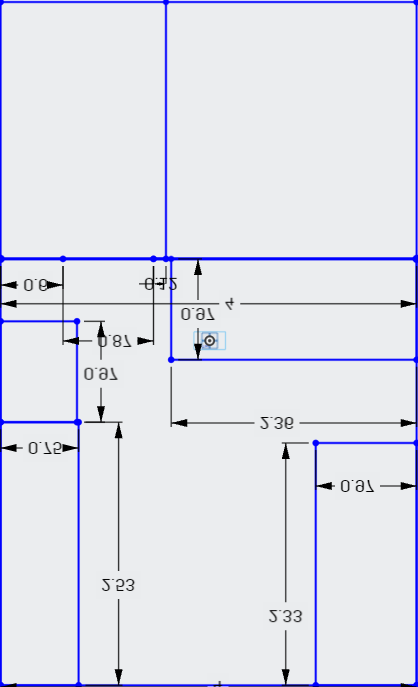
#> input picture LOMARProject/gridsearch/hartacameracamin.png, 418 x 687 px
$ python wifiandplot.py
#> lines starting #> are read from the running program, lines starting #| are printed output that depends on the picture
from matplotlib import pyplot as plt
import matplotlib.image as mpimg
import numpy as np

import sys
import subprocess
import time


interface = "wlp2s0"


# You can add or change the functions to parse the properties of each AP (cell)
# below. They take one argument, the bunch of text describing one cell in iwlist
# scan and return a property of that cell.

def get_name(cell):
    return matching_line(cell, "ESSID:")[1:-1]


def get_quality(cell):
    quality = matching_line(cell, "Quality=").split()[0].split('/')
    return str(int(round(float(quality[0]) / float(quality[1]) * 100))).rjust(3) + " %"


def get_channel(cell):
    return matching_line(cell, "Channel:")


# [20 lines left out: functions get_signal_level, get_encryption, not called in this run]


def get_address(cell):
    return matching_line(cell, "Address: ")


# Here's a dictionary of rules that will be applied to the description of each
# cell. The key will be the name of the column in the table. The value is a
# function defined above.

rules = {"Name": get_name,
         "Quality": get_quality,
         "Channel": get_channel,
         "Encryption": get_encryption,
         "Address": get_address,
         "Signal": get_signal_level
         }


# Here you can choose the way of sorting the table. sortby should be a key of
# the dictionary rules.

def sort_cells(cells):
    sortby = "Quality"
    reverse = True


# You can choose which columns to display here, and most importantly in what order. Of
# course, they must exist as keys in the dict rules.

columns = ["Name", "Address", "Quality", "Signal", "Channel", "Encryption"]


# Below here goes the boring stuff. You shouldn't have to edit anything below
# this point

# [85 lines left out: functions matching_line, match, parse_cell, print_table, print_cells, saveMACandRSS, not called in this run]


xs = []
ys = []
class LineBuilder:
    def __init__(self, line):
        self.line = line
        self.cid = line.figure.canvas.mpl_connect('button_press_event', self)
        print("ok")

    # [8 lines left out: function __call__, not called in this run]


image = mpimg.imread("hartacameracamin.png")
#> image is the input picture: shape (687, 418, 3) float32; mean R, G, B 0.88, 0.885, 0.925
fig = plt.figure()

plt.grid(True)

plt.imshow(image)
ax = fig.add_subplot(111)
ax=plt.gca()                            # get the axis
ax.set_ylim(ax.get_ylim()[::-1])        # invert the axis
#ax.xaxis.tick_top()                     # and move the X-Axis
#ax.yaxis.tick_left()

ax.set_title('click to build line segments')
line = ax.scatter([],[])  # empty line
linebuilder = LineBuilder(line)

plt.show()
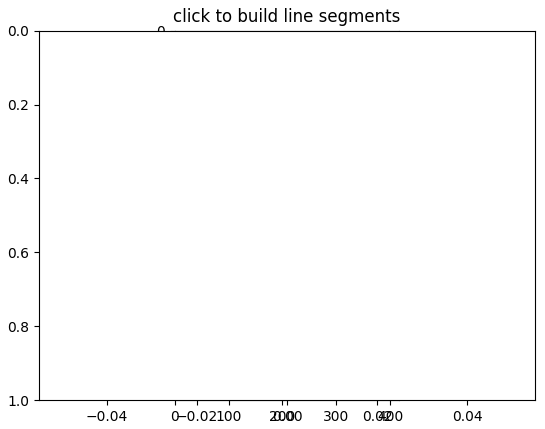
#> figure drawn by matplotlib, 2 panels

# !/usr/bin/env python
#
# iwlistparse.py
# Hugo Chargois - 17 jan. 2010 - v.0.1
# Parses the output of iwlist scan into a table
